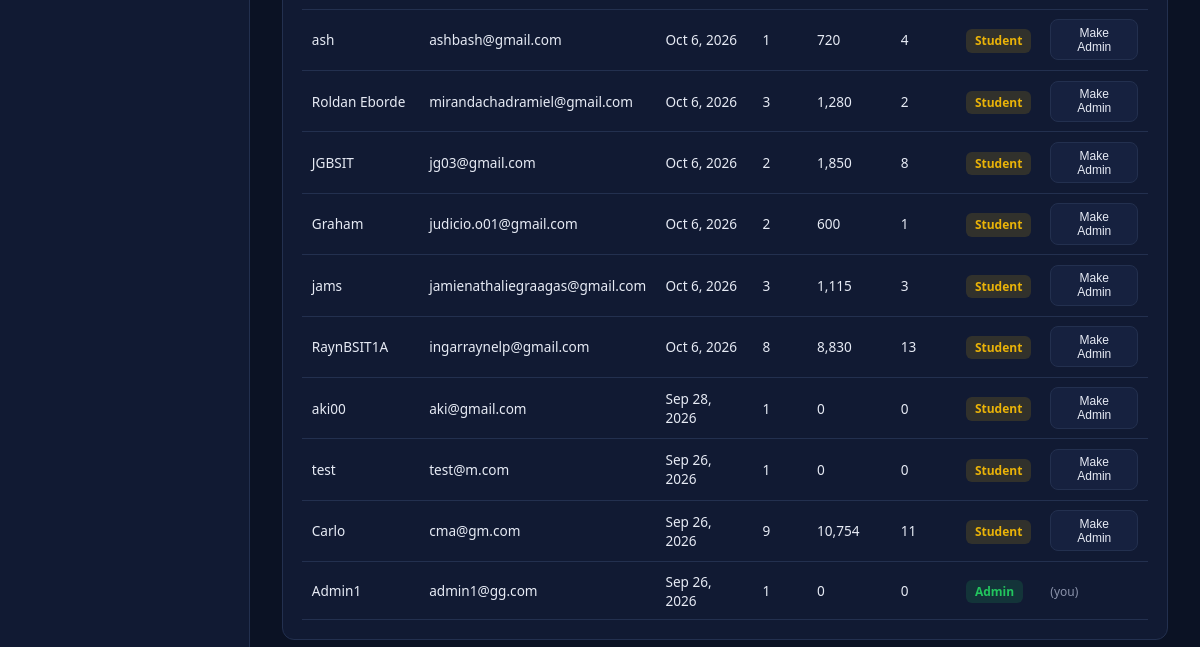
The app's page /admin/reports.php (signed in, lower part), older data.
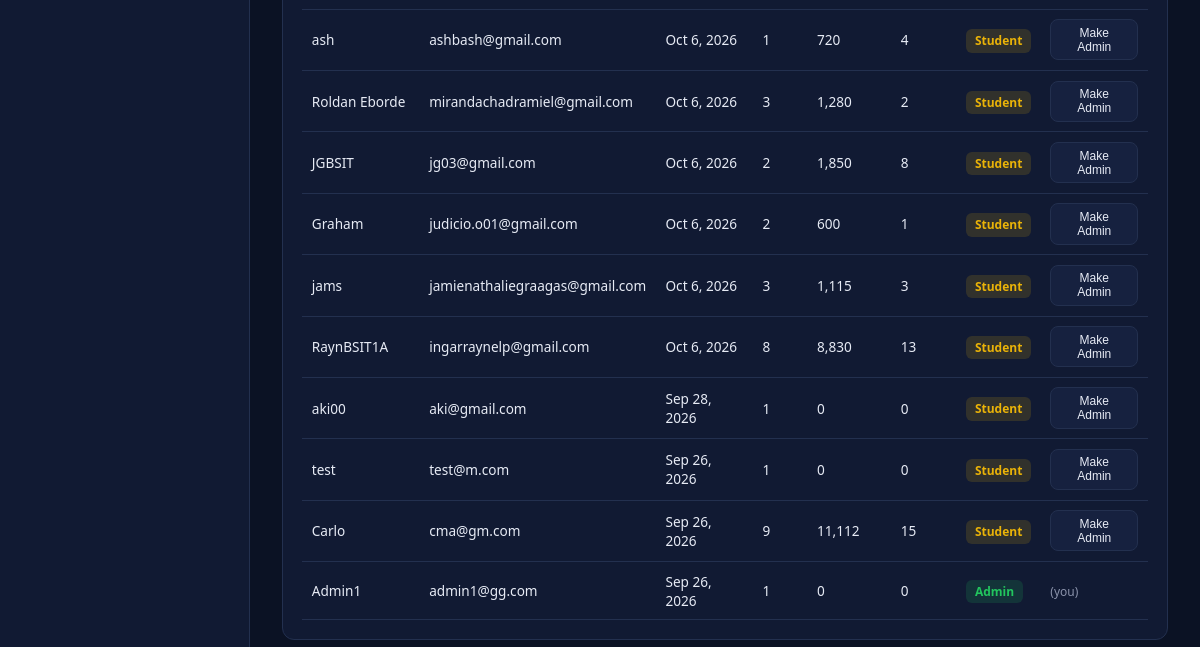
The same page, newer data.
### tables this page shows
CREATE TABLE `user_progress` (
  `user_id` int(11) NOT NULL,
  `level` int(11) NOT NULL DEFAULT 1,
  `career_xp` int(11) NOT NULL DEFAULT 0,
  `total_xp` int(11) NOT NULL DEFAULT 0,
  `xp_to_next_level` int(11) NOT NULL DEFAULT 500,
  `lessons_completed` int(11) NOT NULL DEFAULT 0,
  `quizzes_completed` int(11) NOT NULL DEFAULT 0,
  `total_correct` int(11) NOT NULL DEFAULT 0,
  `total_wrong` int(11) NOT NULL DEFAULT 0,
  `current_streak` int(11) NOT NULL DEFAULT 0,
  `last_activity_date` date DEFAULT NULL,
  `last_daily_challenge_date` date DEFAULT NULL
);

CREATE TABLE `users` (
  `id` int(11) NOT NULL,
  `username` varchar(50) NOT NULL,
  `email` varchar(100) NOT NULL,
  `password` varchar(255) NOT NULL,
  `avatar` varchar(30) NOT NULL DEFAULT 'fox',
  `is_admin` tinyint(1) NOT NULL DEFAULT 0,
  `created_at` datetime NOT NULL
);

### admin/reports.php (the view, shortened to what this page needs)
<?php
require "../config.php";
$myId = $_SESSION["user_id"];
$search = trim($_GET["q"] ?? "");
$where = $search !== "" ? "WHERE u.username LIKE '%" . mysqli_real_escape_string($conn, $search) . "%' OR u.email LIKE '%" . mysqli_real_escape_string($conn, $search) . "%'" : "";
$result = mysqli_query($conn, "SELECT u.id, u.username, u.email, u.is_admin, u.created_at, up.level, up.career_xp, up.quizzes_completed
    FROM users u LEFT JOIN user_progress up ON up.user_id = u.id
    $where ORDER BY u.created_at DESC LIMIT 200");
$users = mysqli_fetch_all($result, MYSQLI_ASSOC);
?>
<!DOCTYPE html>
<html lang="en">
<head>
    <link rel="stylesheet" href="../dash.css">
    <link rel="stylesheet" href="../game.css">
    <link rel="stylesheet" href="../admin.css">
</head>
<body>
<div class="admin-layout">
    <aside class="admin-sidebar">
    </aside>
    <main class="admin-main">
        <div class="admin-panel">
            <table class="admin-table">
                <?php foreach ($users as $u): ?>
                    <tr>
                        <td><?= htmlspecialchars($u["username"]) ?></td>
                        <td><?= htmlspecialchars($u["email"]) ?></td>
                        <td><?= date("M j, Y", strtotime($u["created_at"])) ?></td>
                        <td><?= $u["level"] ?? "—" ?></td>
                        <td><?= number_format($u["career_xp"] ?? 0) ?></td>
                        <td><?= $u["quizzes_completed"] ?? 0 ?></td>
                        <td>
                            <?php if ($u["is_admin"]): ?>
                                <span class="status-pill in_progress">Admin</span>
                            <?php else: ?>
                                <span class="status-pill waiting">Student</span>
                            <?php endif; ?>
                        </td>
                        <td>
                            <?php if ((int) $u["id"] !== (int) $myId): ?>
                                <form method="POST" onsubmit="return confirm('<?= $u['is_admin'] ? 'Remove admin access' : 'Grant admin access' ?> for <?= htmlspecialchars($u['username']) ?>?')">
                                    <button type="submit" class="btn btn-secondary" style="padding:0.35rem 0.7rem; font-size:0.75rem;">
                                        <?= $u["is_admin"] ? "Remove Admin" : "Make Admin" ?>
                                    </button>
                                </form>
                            <?php else: ?>
                                <span style="color:var(--text-dim); font-size:0.75rem;">(you)</span>
                            <?php endif; ?>
                        </td>
                    </tr>
                <?php endforeach; ?>
            </table>
        </div>
    </main>
</div>
</body>
</html>

Row changes from the older to the newer data that the page shows:
changed user_progress "Carlo": career_xp "10,754" → "11,112"; quizzes_completed "11" → "15"
